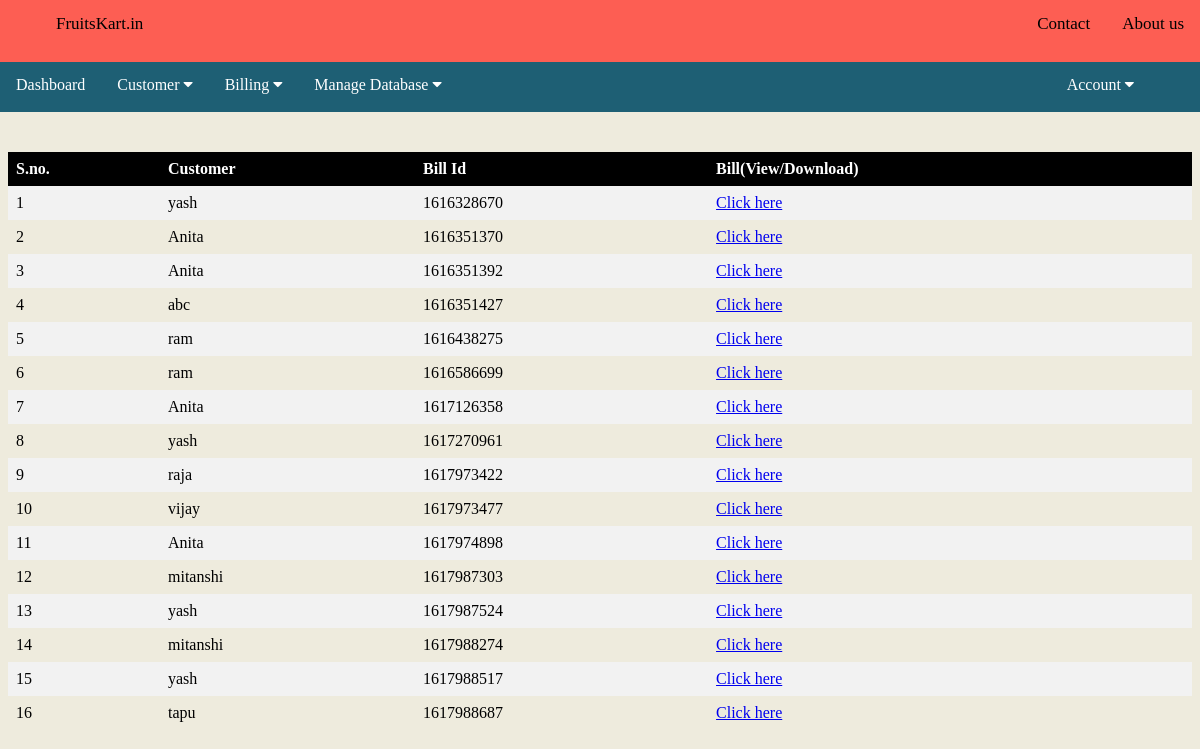
The app's page /allbills.php (signed in) with its own data.
### tables this page shows
CREATE TABLE IF NOT EXISTS `sales_product` (
  `id` int(50) NOT NULL AUTO_INCREMENT,
  `Bill_id` int(255) NOT NULL,
  `build_date` date NOT NULL,
  `product_id` int(50) NOT NULL,
  `quantity` int(20) NOT NULL,
  `mobile` int(11) NOT NULL,
  PRIMARY KEY (`id`)
);

CREATE TABLE IF NOT EXISTS `users` (
  `id` int(10) NOT NULL AUTO_INCREMENT,
  `name` varchar(255) DEFAULT NULL,
  `email` varchar(255) DEFAULT NULL,
  `password` varchar(255) DEFAULT NULL,
  `mobile` varchar(11) DEFAULT NULL,
  `userType` varchar(10) DEFAULT NULL,
  PRIMARY KEY (`id`)
);

### allbills.php (the view, shortened to what this page needs)
<?php
include("db.php");
?>
<!DOCTYPE html>
<html>
<head>
    <link rel="stylesheet" href="styles.css" />
</head>
<body>
<?php include("Incl.php"); ?>
<br><br><br><br><br>
<table>
  <th>S.no.</th>
  <th>Customer</th>
  <th>Bill Id</th>
  <th>Bill(View/Download)</th>
<?php
     $S = 1;
     $ino = 0;
     $records = mysqli_query($con, "SELECT * From sales_product");
     while($data = mysqli_fetch_array($records))
     {
       $billid = $data['Bill_id'];
       if($ino != $billid){
         $ino = $billid;
       $cust = $data['mobile'];
       $rec = mysqli_query($con, "SELECT * From users where id ='$cust'");
       while($da = mysqli_fetch_array($rec)){
        $cu = $da['name'];
       }
         echo "<tr>";
         echo "  <td>$S</td><td>$cu</td><td>$ino</td><td><a href='curbill.php?xyz=$ino'>Click here</a></td>";
         echo "</tr>";
         $S += 1;
     }}
 ?>
</table>
    </body>
    </html>

### Incl.php (shortened to what this page needs)
<!DOCTYPE html>
<html lang="en" dir="ltr">
  <head>
    <link rel="stylesheet" href="styles.css"/>
    <link rel="stylesheet" href="https://cdnjs.cloudflare.com/ajax/libs/font-awesome/4.7.0/css/font-awesome.min.css">
  </head>
  <body>
          <div class="topnav">
            <a class="active" style="color:black" href="#name">FruitsKart.in</a>
            <a class="rght" href="#ab">About us</a>
            <a class="rght" href="#contact">Contact</a>
          </div>
<br><br><br>
<div class="navbar1">
  <a href="Dashboard.php">Dashboard</a>
  <div class="dropdown">
    <button class="dropbtn">Customer
      <i class="fa fa-caret-down"></i>
    </button>
  </div>
  <div class="dropdown">
    <button class="dropbtn">Billing
      <i class="fa fa-caret-down"></i>
    </button>
  </div>
  <div class="dropdown">
    <button class="dropbtn">Manage Database
      <i class="fa fa-caret-down"></i>
    </button>
  </div>
  <div class="ff">
  <div class="dropdown">
    <button class="dropbtn"> Account
      <i class="fa fa-caret-down"></i>
    </button>
  </div>
</div>
</div>
  </body>
</html>

### allbills.php (style rules this page uses)
table { border-collapse: collapse; width: 100%; }
th, td { text-align: left; padding: 8px; }
tr:nth-child(even) { background-color: #f2f2f2 }
th { background-color: black; color: white; }

### Incl.php (style rules this page uses)
.navbar1 { position:absolute; z-index:99999; width: 100%; left: 0; height: 50px; background-color: #1e5f74; }
.navbar1 a { float: left; font-size: 16px; color: white; text-align: center; padding: 14px 16px; text-decoration: none; }
.ff { margin-right: 50px; float: right; }
.dropdown { float: left; }
.dropdown .dropbtn { font-size: 16px; border: none; outline: none; color: white; padding: 14px 16px; background-color: inherit; font-family: inherit; margin: 0; }
body { background-color: #eeebdd; }
.topnav { position:absolute; z-index:99999; height: 65px; position: fixed; background-color: #fd5e53; overflow: hidden; width: 100%; top: 0; left: 0; }
.active { float: left; color: black; text-align: center; padding: 14px 56px; text-decoration: none; font-size: 17px; }
.topnav a.active { background-color: transparent; color: white; }
.rght { float: right; color: black; text-align: center; padding: 14px 16px; text-decoration: none; font-size: 17px; }

### records on screen
sales_product: users.name "yash", Bill "1616328670"
sales_product: users.name "Anita", Bill "1616351370"
sales_product: users.name "Anita", Bill "1616351392"
sales_product: users.name "abc", Bill "1616351427"
sales_product: users.name "ram", Bill "1616438275"
sales_product: users.name "ram", Bill "1616586699"
sales_product: users.name "Anita", Bill "1617126358"
sales_product: users.name "yash", Bill "1617270961"
sales_product: users.name "raja", Bill "1617973422"
sales_product: users.name "vijay", Bill "1617973477"
sales_product: users.name "Anita", Bill "1617974898"
sales_product: users.name "mitanshi", Bill "1617987303"
sales_product: users.name "yash", Bill "1617987524"
sales_product: users.name "mitanshi", Bill "1617988274"
sales_product: users.name "yash", Bill "1617988517"
sales_product: users.name "tapu", Bill "1617988687"
